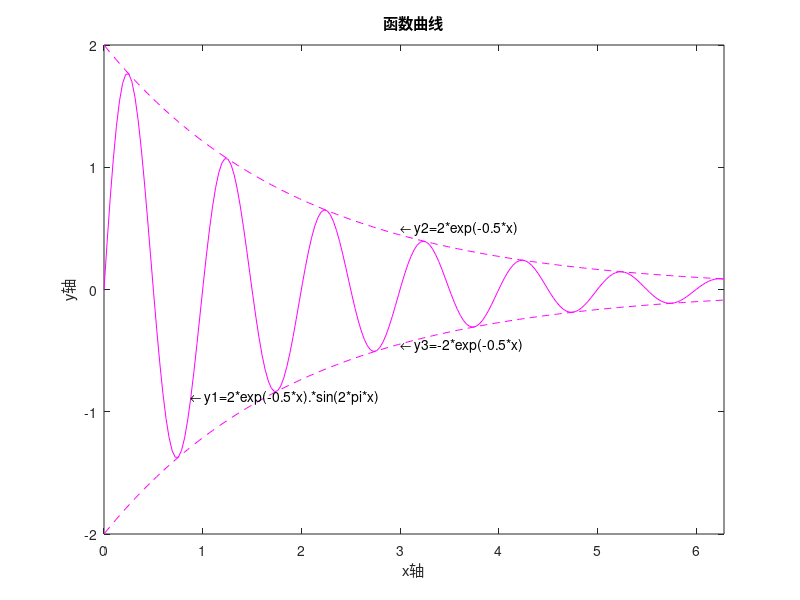

The MATLAB source for this figure:
x=0:pi/100:2*pi;
y1=2*exp(-0.5*x).*sin(2*pi*x);
y2=2*exp(-0.5*x);
y3=-2*exp(-0.5*x);
plot(x,y1,'m-',x,y2,'m--',x,y3,'m--');
axis([0,2*pi,-2,2]);
grid off;
xlabel('x轴')
ylabel('y轴')
title('函数曲线')
text(3,0.5,'\leftarrow y2=2*exp(-0.5*x)')
text(0.88,-0.88,'\leftarrow y1=2*exp(-0.5*x).*sin(2*pi*x)');
text(3,-0.45,'\leftarrow y3=-2*exp(-0.5*x)');
